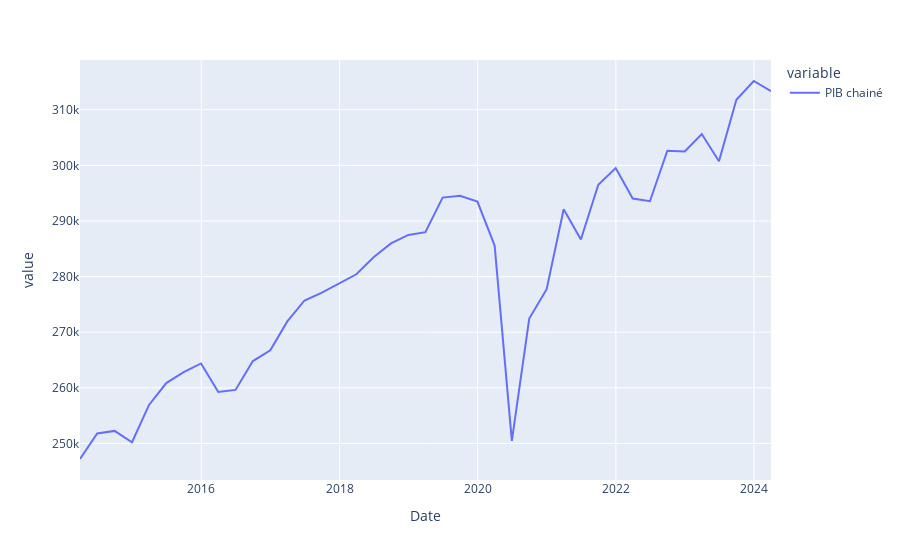

The notebook cell saved with this chart:
### Code cell
#pib_df = pib[['PIB chainé']].copy()

#pib = pib.drop(columns=['PIB chainé'])
fig=px.line(pib)
fig.show()
